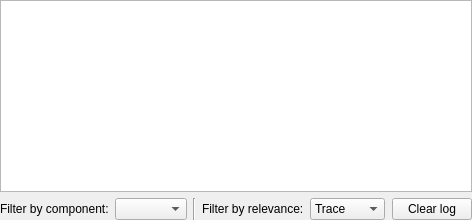
<?xml version="1.0" encoding="UTF-8"?>
<ui version="4.0">
 <class>log_widget</class>
 <widget class="QWidget" name="log_widget">
  <layout class="QVBoxLayout" name="base_layout">
   <property name="margin">
    <number>0</number>
   </property>
   <item>
    <widget class="QListView" name="log_view"/>
   </item>
   <item>
    <layout class="QHBoxLayout" name="bottom_layout">
     <item>
      <widget class="QLabel" name="component_name">
       <property name="text">
        <string>Filter by component:</string>
       </property>
      </widget>
     </item>
     <item>
      <widget class="QComboBox" name="component_combo"/>
     </item>
     <item>
      <widget class="Line" name="line">
       <property name="orientation">
        <enum>Qt::Vertical</enum>
       </property>
      </widget>
     </item>
     <item>
      <widget class="QLabel" name="relevance_name">
       <property name="text">
        <string>Filter by relevance:</string>
       </property>
      </widget>
     </item>
     <item>
      <widget class="QComboBox" name="relevance_combo">
       <property name="currentIndex">
        <number>0</number>
       </property>
       <item>
        <property name="text">
         <string>Trace</string>
        </property>
       </item>
       <item>
        <property name="text">
         <string>Debug</string>
        </property>
       </item>
       <item>
        <property name="text">
         <string>Info</string>
        </property>
       </item>
       <item>
        <property name="text">
         <string>Warning</string>
        </property>
       </item>
      </widget>
     </item>
     <item>
      <spacer name="horizontalSpacer">
       <property name="orientation">
        <enum>Qt::Horizontal</enum>
       </property>
       <property name="sizeHint" stdset="0">
        <size>
         <width>1</width>
         <height>0</height>
        </size>
       </property>
      </spacer>
     </item>
     <item>
      <widget class="QPushButton" name="clear_log_button">
       <property name="text">
        <string>Clear log</string>
       </property>
      </widget>
     </item>
    </layout>
   </item>
  </layout>
 </widget>
 <resources/>
 <connections/>
</ui>
